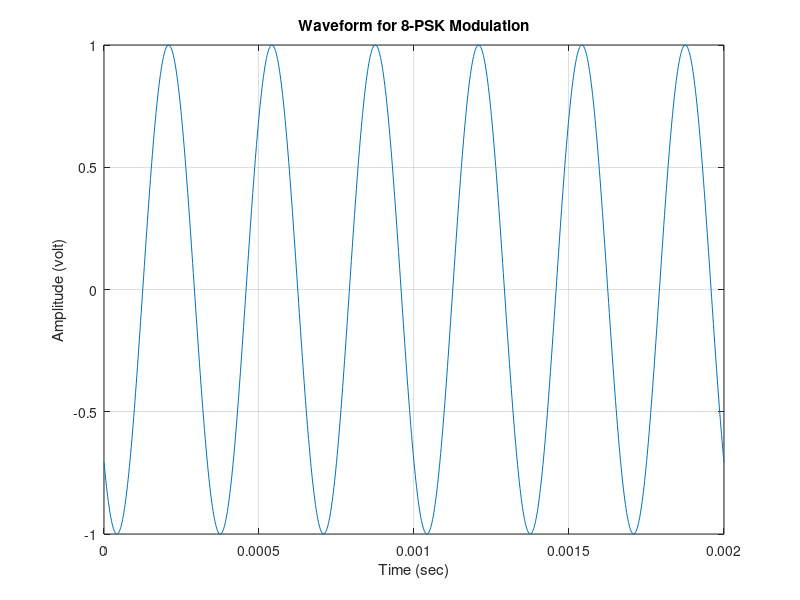
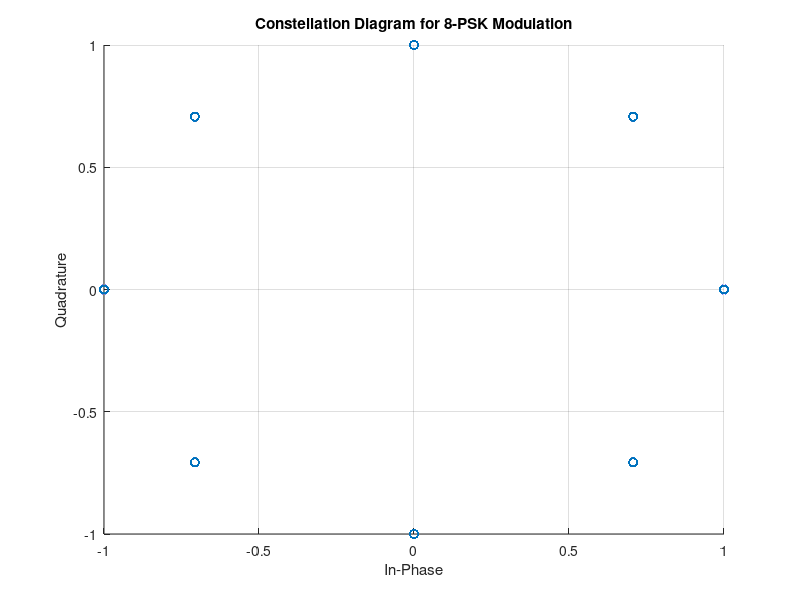

The MATLAB script that drew these images, in order:
% EE451 Communication Systems II Project | Group - 18

% 8-PSK Modulation

clc, clear, close all;

%% Parameters and Data
M = 8;
k = log2(M);
n = 6000;

% Generate random binary data
dataIn = randi([0, 1], 1, n);

% Convert bits to symbols
symbols = zeros(1, length(dataIn)/k);

for i = 1:length(symbols)
 bits = dataIn((i-1)*k + 1 : i*k);
 symbol = 0;
 for j = 1:k
 symbol = symbol + bits(j) * 2^(k-j);
 end
 symbols(i) = symbol;
end

%% Modulation

% Define the constellation points for 8-PSK
constellation = exp(1j * (0:M-1) * 2 * pi / M);

% Map the binary data to the constellation points
symbols = constellation(symbols + 1);

% Modulate symbols
sp = 2e-3;
f = 3000;
Qn = 1000;

t = 0:sp/Qn:sp;
m_original = zeros(1, length(symbols)*length(t));

for i = 1:length(symbols)
 m_original((i-1)*length(t) + 1 : i*length(t)) = symbols(i) .* cos(2 * pi * f * t) + symbols(i) .* sin(2 * pi * f * t);
end

%% Plotting
% Waveform
tt = t;
figure;
plot(tt, m_original(1:length(tt)));
title('Waveform for 8-PSK Modulation');
xlabel('Time (sec)');
ylabel('Amplitude (volt)');
grid on;

% Constellation
figure;
scatter(real(symbols), imag(symbols));
title('Constellation Diagram for 8-PSK Modulation');
xlabel('In-Phase');
ylabel('Quadrature');
grid on;
